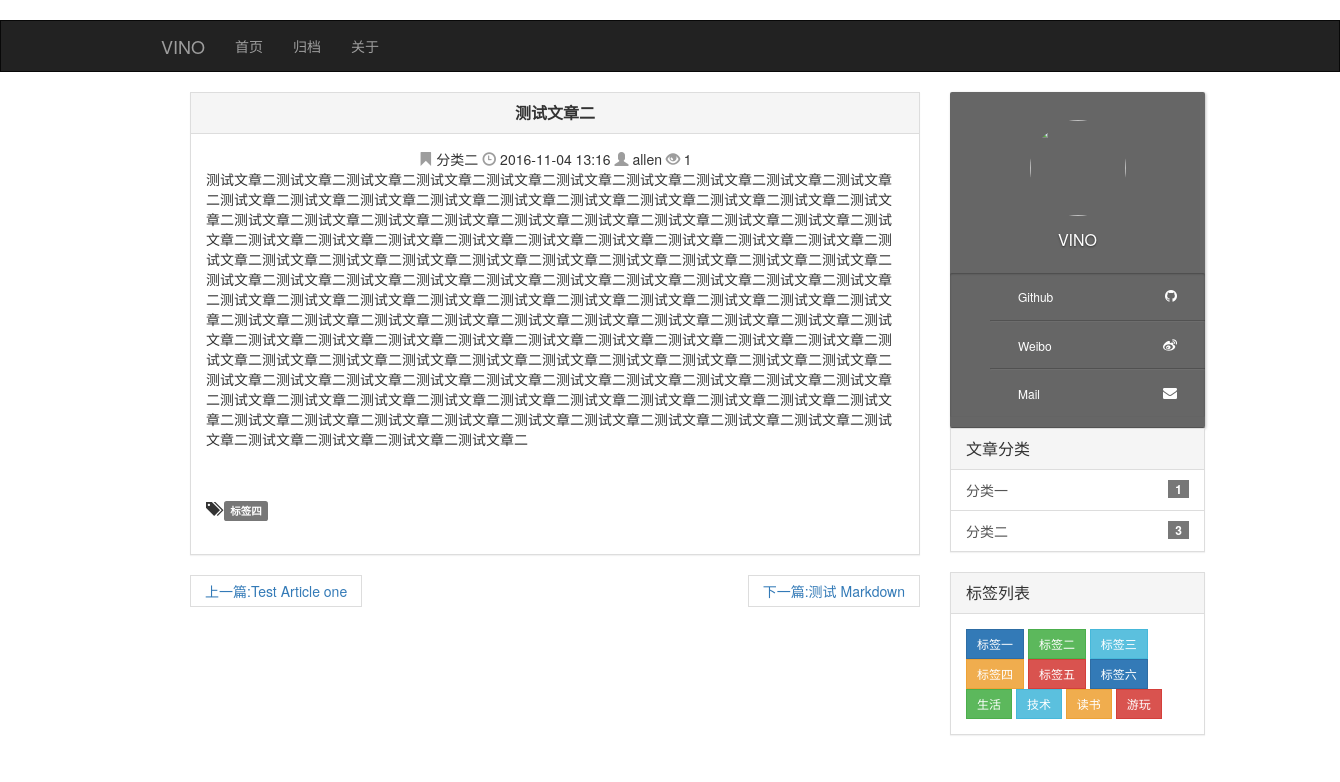
Page /blog/article/3 on the earlier database version.
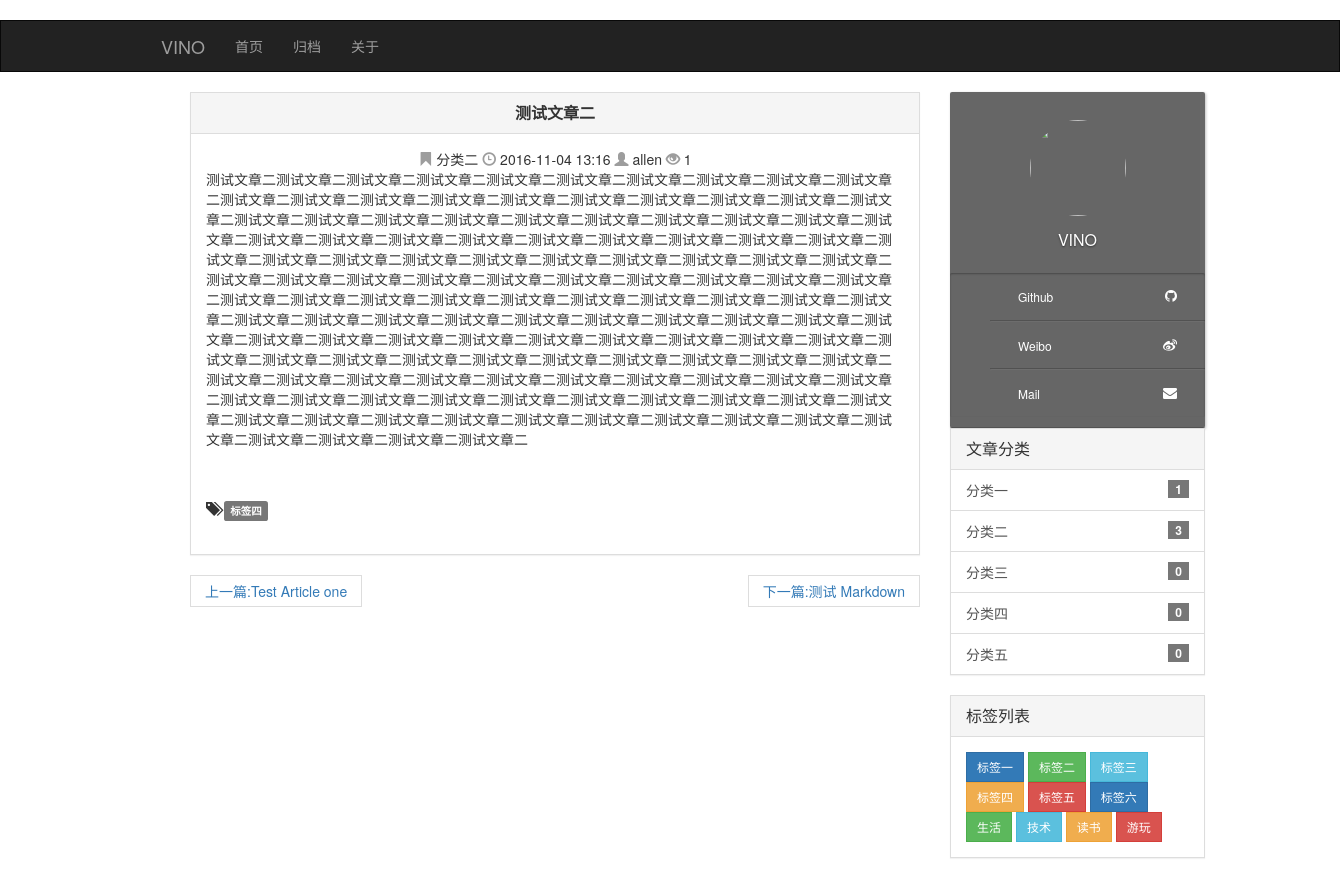
Same page on the later database version.
### blog/models.py (models this page shows, shortened)
class Article(models.Model):
    STATUS_CHOICES = (
        ('p', '发布'),
        ('t', '草稿'),
        ('d', '删除'),
    )
    title = models.CharField('标题', max_length=100)
    body = models.TextField('文章显示')
    text = models.TextField('原文', default='')
    description = models.CharField('摘要', max_length=140, blank=True, null=True,
                                   help_text='可选，为空则自动选取前140个字符')
    author = models.ForeignKey(User, verbose_name='作者', on_delete=models.CASCADE)
    tag = models.ManyToManyField('Tag', verbose_name='标签', blank=True)
    category = models.ForeignKey('Category', verbose_name='分类', blank=True, null=True, on_delete=models.SET_NULL)
    status = models.CharField('状态', max_length=1, choices=STATUS_CHOICES, default='p')
    time_create = models.DateTimeField('发布时间', default=timezone.now)
    time_last_modified = models.DateTimeField('修改时间', auto_now=True)
    views = models.PositiveIntegerField('浏览量', default=0)
    class Meta:
        ordering = ['-time_create']
        verbose_name = '文章数据'
        verbose_name_plural = verbose_name
    def get_absolute_url(self):
        return reverse('blog:detail', kwargs={'article_id': self.pk})
    def viewed(self):
        self.views += 1
        self.save(update_fields=['views'])
    def get_previous_article(self):
        all_item = Article.objects.filter(status='p').order_by('id')
        index = 0
        for x in all_item:
            if x.id == self.id:
                break
            else:
                index += 1
        if index:
            return all_item[index - 1]
    def get_next_article(self):
        all_item = Article.objects.filter(status='p').order_by('-id')
        index = 0
        for x in all_item:
            if x.id == self.id:
                break
            else:
                index += 1
        if index:
            return all_item[index - 1]

class Category(models.Model):
    title = models.CharField('标题', max_length=40)
    order = models.IntegerField('排序', default=0)
    description = models.CharField('摘要', max_length=140, blank=True, null=True, default='一个分类')
    time_create = models.DateTimeField('创建时间', default=timezone.now)
    def __str__(self):
        return self.title
    class Meta:
        ordering = ['-time_create']
        verbose_name = '分类数据'
        verbose_name_plural = verbose_name
    def p_count(self):
        count = self.article_set.filter(status='p').count()
        return count

class Tag(models.Model):
    title = models.CharField('标题', max_length=40)
    order = models.IntegerField('排序', default=0)
    time_create = models.DateTimeField('创建时间', default=timezone.now)
    def __str__(self):
        return self.title
    class Meta:
        ordering = ['-time_create']
        verbose_name = '标签数据'
        verbose_name_plural = verbose_name

### blog/views.py (the view)
# urls.py: url(r'^article/(?P<article_id>\d+)$', views.ArticleDetailView.as_view(), name='detail'),
class ArticleDetailView(DetailView):
    model = Article
    template_name = 'blog/post.html'
    context_object_name = 'article'
    pk_url_kwarg = 'article_id'
    def get_object(self):
        obj = super(ArticleDetailView, self).get_object()
        if obj.status == 'p':
            obj.viewed()
            return obj
    def get_context_data(self, **kwargs):
        kwargs['title'] = super(ArticleDetailView, self).get_object().title
        return super(ArticleDetailView, self).get_context_data(**kwargs)

### blog/context.py (called while the page is built)
def all_context(request):
    categories = Category.objects.all().order_by('-order')
    tags = Tag.objects.all().order_by('-order')
    null_count = Article.objects.filter(category__isnull=True, status='p').count()
    paginate_num = settings.SITE_PAGINATE_NUM
    SITE_NAME = settings.SITE_NAME
    SITE_MASTER = settings.SITE_MASTER
    SITE_SIGNATURE = settings.SITE_SIGNATURE
    DUOSHUO_SHORT_NAME = settings.DUOSHUO_SHORT_NAME
    DUOSHUO_NEW_COMMENTS = settings.DUOSHUO_NEW_COMMENTS
    COLORTAG = settings.COLORTAG
    FRIENDLINK = settings.FRIENDLINK
    return locals()

### blog/templates/blog/post.html (shortened to what this page needs)
{% extends 'blog/base_container.html' %}
{% block content %}
    {% if article %}
        <div class="panel panel-default">
            <div class="panel-heading text-center panel-title">
                <strong>
                    {{ article.title }}
                </strong>
            </div>
            <div class="panel-body">
                <div class="article-info text-center">
                    <span class="glyphicon glyphicon-bookmark article-icon">  </span>
                    {% if article.category %}
                        <a class="category-link"
                           href="{% url 'blog:category' article.category_id %}">{{ article.category }}</a>
                    {% else %}
                        <a class="category-link" href="{% url 'blog:category' 0 %}">未分类</a>
                    {% endif %}
                    <span class="glyphicon glyphicon-time article-icon">  </span> {{ article.time_last_modified|date:"Y-m-d H:i" }}
                    <span class="glyphicon glyphicon-user article-icon">  </span> {{ article.author.username }}
                    <span class="glyphicon glyphicon-eye-open article-icon">  </span> {{ article.views }}
                </div>
                <div class="article">
                    {{ article.body|safe }}
                    {% if article.tag.all %}
                        <br><br>
                        <span class="glyphicon glyphicon-tags"></span>
                        {% for tag in article.tag.all %}
                            <a href="{% url 'blog:tag' tag.id %}"><span class="label label-default">{{ tag }}</span>
                            </a>
                        {% endfor %}
                        <br>
                    {% endif %}
                    <br>
                </div>
            </div>
        </div>
        <nav>
            <ul class="pager">
                {% if article.get_previous_article %}
                    {% with article.get_previous_article as previous %}
                        <li class="previous"><a
                                href="{{ previous.get_absolute_url }}">上一篇:{{ previous.title|truncatechars:20 }}</a>
                        </li>
                    {% endwith %}
                {% endif %}
                {% if article.get_next_article %}
                    {% with article.get_next_article as next %}
                        <li class="next"><a href="{{ next.get_absolute_url }}">下一篇:{{ next.title|truncatechars:20 }}</a>
                        </li>
                    {% endwith %}
                {% endif %}
            </ul>
        </nav>
    {% else %}
        <div class="alert alert-warning" role="alert">文章不存在！</div>
    {% endif %}
{% endblock %}

### blog/templates/blog/base_container.html (shortened to what this page needs)
{% extends 'blog/base.html' %}
{% block container %}
    <div id="container">
        <div class="container page-content">
            <div class="col-md-8 col-content">
                {% block content %}内容区{% endblock %}
            </div>
            <div class="col-md-3 col-sidebar">
                {% include 'blog/tools.html' %}
            </div>
        </div>
    </div>
{% endblock %}

### blog/templates/blog/base.html (shortened to what this page needs)
<!DOCTYPE html>
{% load staticfiles %}
<html lang="zh-CN">
<head>
    <link href="{% static 'blog/css/bootstrap.min.css' %}" rel="stylesheet">
    <link href="{% static 'blog/css/blog.css' %}" rel="stylesheet">
    <link href="{% static 'blog/css/prism/prism.css' %}" rel="stylesheet">
    <link href="{% static 'blog/css/code/github.css' %}" rel="stylesheet">
</head>
<body>
<header id="header">
    <div>
        <nav id="nav" class="navbar navbar-inverse" role="navigation">
            <div class="container-fluid">
                <div class="navbar-header">
                     <a class="navbar-brand" href="#">VINO</a>
                </div>
                <div class="collapse navbar-collapse">
                    <ul class="nav navbar-nav">
                        <li><a href="/blog">首页</a></li>
                        <li><a href="/blog">归档</a></li>
                        <li><a href="/blog">关于</a></li>
                    </ul>
                </div>
            </div>
        </nav>
    </div>
</header>
{% block container %}
{% endblock %}
</body>
</html>

### blog/templates/blog/tools.html (shortened to what this page needs)
<!DOCTYPE html>
{% load staticfiles %}
<html lang="zh-CN">
<head>
    <link href="{% static 'blog/css/bootstrap.min.css' %}" rel="stylesheet">
    <link href="{% static 'blog/css/tools.css' %}" rel="stylesheet">
    <link href="//cdn.bootcss.com/font-awesome/4.5.0/css/font-awesome.min.css"
          rel="stylesheet">
</head>
<div class="right-card">
    <div class="user-icon-wrapper">
        <a><img src="http://ww3.sinaimg.cn/large/b10d1ea5jw1f95jk0irbmj20dw0dwq3h.jpg" width="96px"
                height="96px"></a>
        <h2><a>Vino</a></h2>
    </div>
    <div class="self-info">
        <ul>
            <li><a href="https://github.com/wuchangfeng">Github</a><span
                class="right-icon fa fa-github"></span></li>
            <li><a href="https://github.com/wuchangfeng">Weibo</a><span
                    class="right-icon fa fa-weibo"></span></li>
            <li><a href="https://github.com/7sDream">Mail</a><span
                    class="right-icon fa fa-envelope"></span></li>
        </ul>
    </div>
</div>
<div class="panel panel-default">
    <div class="panel-heading">
        <h3 class="panel-title">文章分类</h3>
    </div>
    {% if categories %}
        <ul class="list-group">
            {% for category in categories %}
                <a class="list-group-item" href="{% url 'blog:category' category.pk %}">
                    <span class="badge">{{ category.p_count }}</span>
                    {{ category }}
                </a>
            {% endfor %}
        </ul>
    {% else %}
        <div class="panel-body">没有分类！</div>
    {% endif %}
</div>
<div class="panel panel-default">
    <div class="panel-heading">
        <h3 class="panel-title">标签列表</h3>
    </div>
    <div class="panel-body">
        {% if tags %}
            {% for tag in tags %}
                <a href="{% url 'blog:tag' tag.pk %}" class="btn btn-default btn-sm tag" role="button">{{ tag }}</a>
            {% endfor %}
        {% else %}
            没有标签！
        {% endif %}
    </div>
</div>
</html>

### blog/static/blog/css/blog.css (style rules this page uses)
@media (min-width: 768px) { #nav, #container { padding: 0 160px; } }
@media (min-width: 768px) { .container-fluid { padding: 0 !important; } }
* { text-decoration: none !important; }
.badge { border-radius: 10px; }
.panel-body { word-wrap: break-word; }
.label { border-radius: 0; }
#container { min-height: 335px; }
.panel-title { line-height: 20px; color: red; }
.article-icon { color: #9d9d9d !important; }
.category-link { color: #333 !important; }

### blog/static/blog/css/tools.css (style rules this page uses)
.right-card { border-radius: 2px; background-color: rgba(0, 0, 0, 0.6); box-shadow: rgba(0, 0, 0, 0.25) 1px 1px 3px; }
.user-icon-wrapper { padding: 28px 30px 24px; text-align: center; }
.user-icon-wrapper img { width: 96px; height: 96px; margin-bottom: 15px; border-radius: 100%; }
.user-icon-wrapper h2 { padding: 0; margin: 0; font-style: normal; font-weight: normal; font-size: 16px; text-transform: uppercase; text-shadow: rgba(0, 0, 0, 0.5) 0 1px 2px; }
.user-icon-wrapper h2 a { color: white; font-size: 100%; }
.self-info { list-style-type:none padding: 10px; border-bottom: 1px solid rgba(0, 0, 0, 0.2); }
.self-info ul { box-shadow: rgba(0, 0, 0, 0.3) 0 1px 2px 0 inset; border-radius: 2px; }
.self-info li { position: relative; height: 48px; color: white; border-bottom: 1px solid rgba(0, 0, 0, 0.2); border-top: 1px solid rgba(255, 255 ,255,0.05); border-radius: 2px 2px 0 0; list-style-type:none }
.self-info li:first-child { border-top: none; }
.self-info li:last-child { border-bottom: none; }
.self-info li a { display: block; padding: 0 32px 0 28px; width: 160px; line-height: 48px; height: 48px; font-size: 12px; color: white; }
.self-info li .right-icon { position: absolute; right: 28px; top: 50%; transform: translate(0, -50%); display: inline-block; }

Differences in the rows shown:
added Category: p_count "0", title "分类三"
added Category: p_count "0", title "分类四"
added Category: p_count "0", title "分类五"
